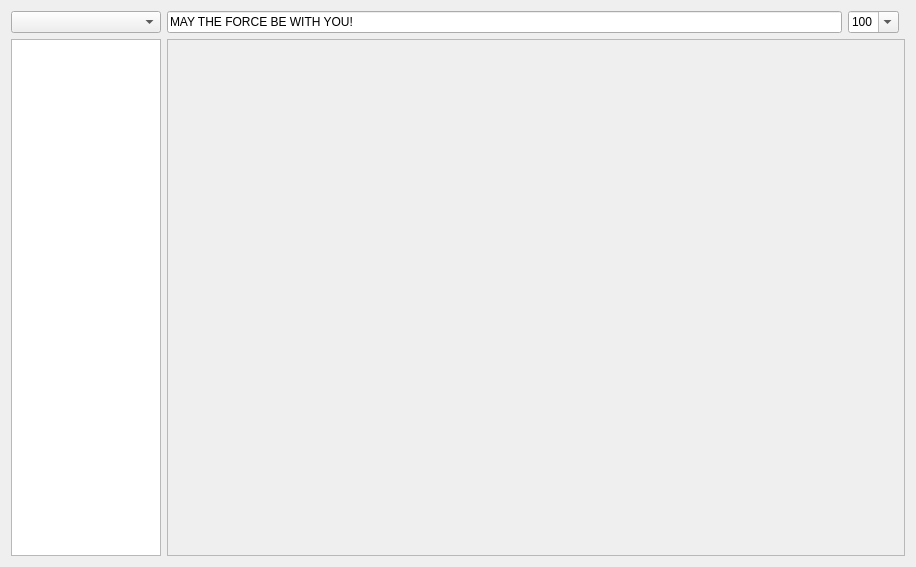
<?xml version="1.0" encoding="UTF-8"?>
<ui version="4.0">
 <class>QUShapingWidget</class>
 <widget class="QWidget" name="QUShapingWidget">
  <property name="geometry">
   <rect>
    <x>0</x>
    <y>0</y>
    <width>916</width>
    <height>567</height>
   </rect>
  </property>
  <property name="windowTitle">
   <string>Form</string>
  </property>
  <layout class="QGridLayout" name="gridLayout">
   <item row="0" column="1">
    <widget class="QLineEdit" name="lineEdit">
     <property name="text">
      <string>MAY THE FORCE BE WITH YOU!</string>
     </property>
    </widget>
   </item>
   <item row="0" column="0">
    <widget class="QComboBox" name="langSysComboBox">
     <property name="sizePolicy">
      <sizepolicy hsizetype="Ignored" vsizetype="Fixed">
       <horstretch>0</horstretch>
       <verstretch>0</verstretch>
      </sizepolicy>
     </property>
    </widget>
   </item>
   <item row="1" column="1" colspan="3">
    <widget class="QScrollArea" name="scrollArea">
     <property name="widgetResizable">
      <bool>true</bool>
     </property>
     <widget class="QWidget" name="scrollAreaWidgetContents">
      <property name="geometry">
       <rect>
        <x>0</x>
        <y>0</y>
        <width>730</width>
        <height>509</height>
       </rect>
      </property>
      <layout class="QVBoxLayout" name="verticalLayout">
       <property name="leftMargin">
        <number>0</number>
       </property>
       <property name="topMargin">
        <number>0</number>
       </property>
       <property name="rightMargin">
        <number>0</number>
       </property>
       <property name="bottomMargin">
        <number>0</number>
       </property>
       <item>
        <widget class="QUShapingGlyphView" name="glyphView" native="true">
         <property name="sizePolicy">
          <sizepolicy hsizetype="Expanding" vsizetype="Expanding">
           <horstretch>0</horstretch>
           <verstretch>0</verstretch>
          </sizepolicy>
         </property>
        </widget>
       </item>
      </layout>
     </widget>
    </widget>
   </item>
   <item row="0" column="2">
    <widget class="QComboBox" name="fontSizeComboBox">
     <property name="sizePolicy">
      <sizepolicy hsizetype="Minimum" vsizetype="Fixed">
       <horstretch>0</horstretch>
       <verstretch>0</verstretch>
      </sizepolicy>
     </property>
     <property name="editable">
      <bool>true</bool>
     </property>
     <property name="currentIndex">
      <number>6</number>
     </property>
     <item>
      <property name="text">
       <string>10</string>
      </property>
     </item>
     <item>
      <property name="text">
       <string>20</string>
      </property>
     </item>
     <item>
      <property name="text">
       <string>30</string>
      </property>
     </item>
     <item>
      <property name="text">
       <string>40</string>
      </property>
     </item>
     <item>
      <property name="text">
       <string>60</string>
      </property>
     </item>
     <item>
      <property name="text">
       <string>80</string>
      </property>
     </item>
     <item>
      <property name="text">
       <string>100</string>
      </property>
     </item>
     <item>
      <property name="text">
       <string>120</string>
      </property>
     </item>
     <item>
      <property name="text">
       <string>140</string>
      </property>
     </item>
     <item>
      <property name="text">
       <string>160</string>
      </property>
     </item>
     <item>
      <property name="text">
       <string>180</string>
      </property>
     </item>
     <item>
      <property name="text">
       <string>200</string>
      </property>
     </item>
     <item>
      <property name="text">
       <string>250</string>
      </property>
     </item>
     <item>
      <property name="text">
       <string>300</string>
      </property>
     </item>
     <item>
      <property name="text">
       <string>350</string>
      </property>
     </item>
     <item>
      <property name="text">
       <string>400</string>
      </property>
     </item>
    </widget>
   </item>
   <item row="1" column="0">
    <widget class="QListWidget" name="featureListWidget">
     <property name="maximumSize">
      <size>
       <width>150</width>
       <height>16777215</height>
      </size>
     </property>
    </widget>
   </item>
  </layout>
 </widget>
 <customwidgets>
  <customwidget>
   <class>QUShapingGlyphView</class>
   <extends>QWidget</extends>
   <header>QUShapingWidget.h</header>
   <container>1</container>
  </customwidget>
 </customwidgets>
 <resources/>
 <connections/>
</ui>
